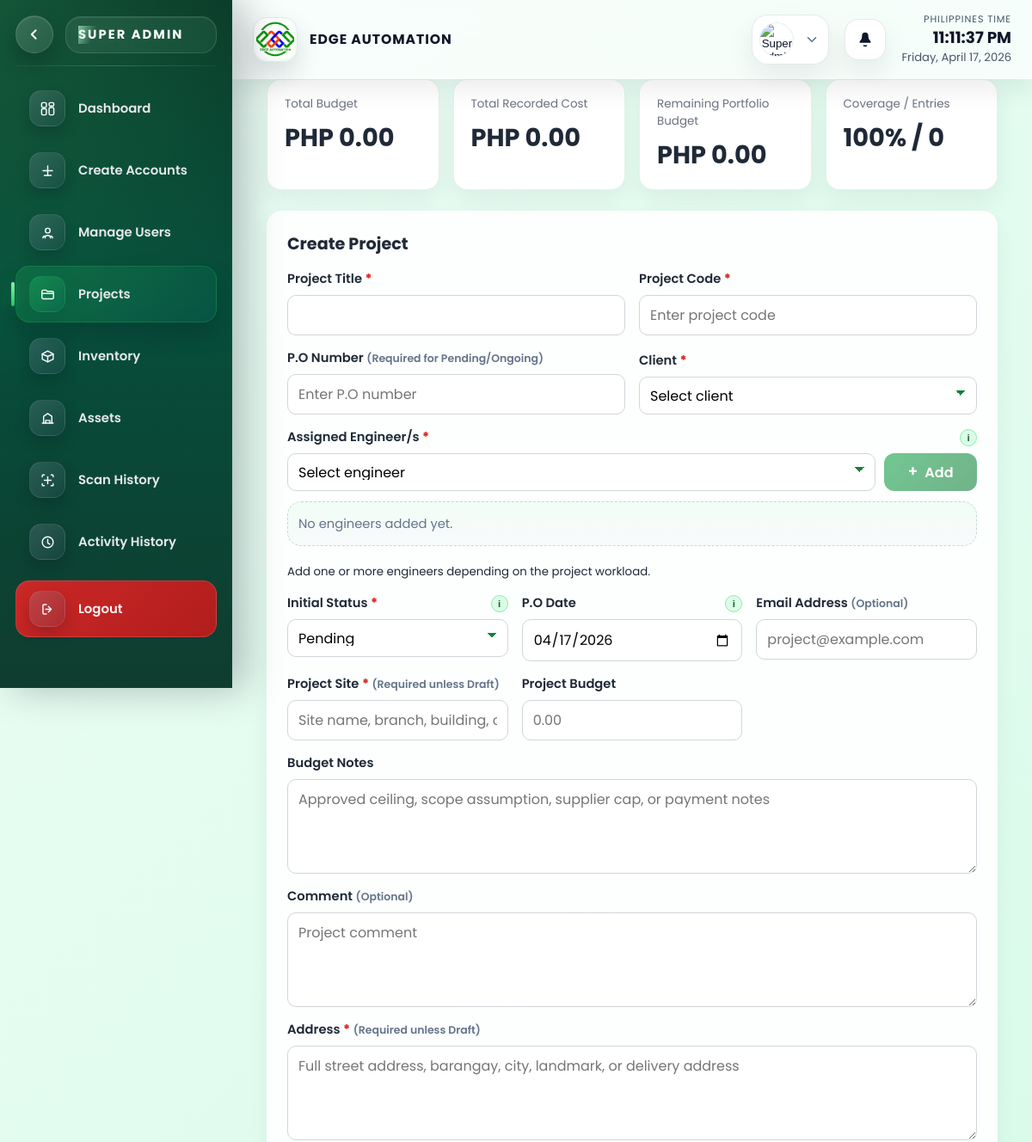
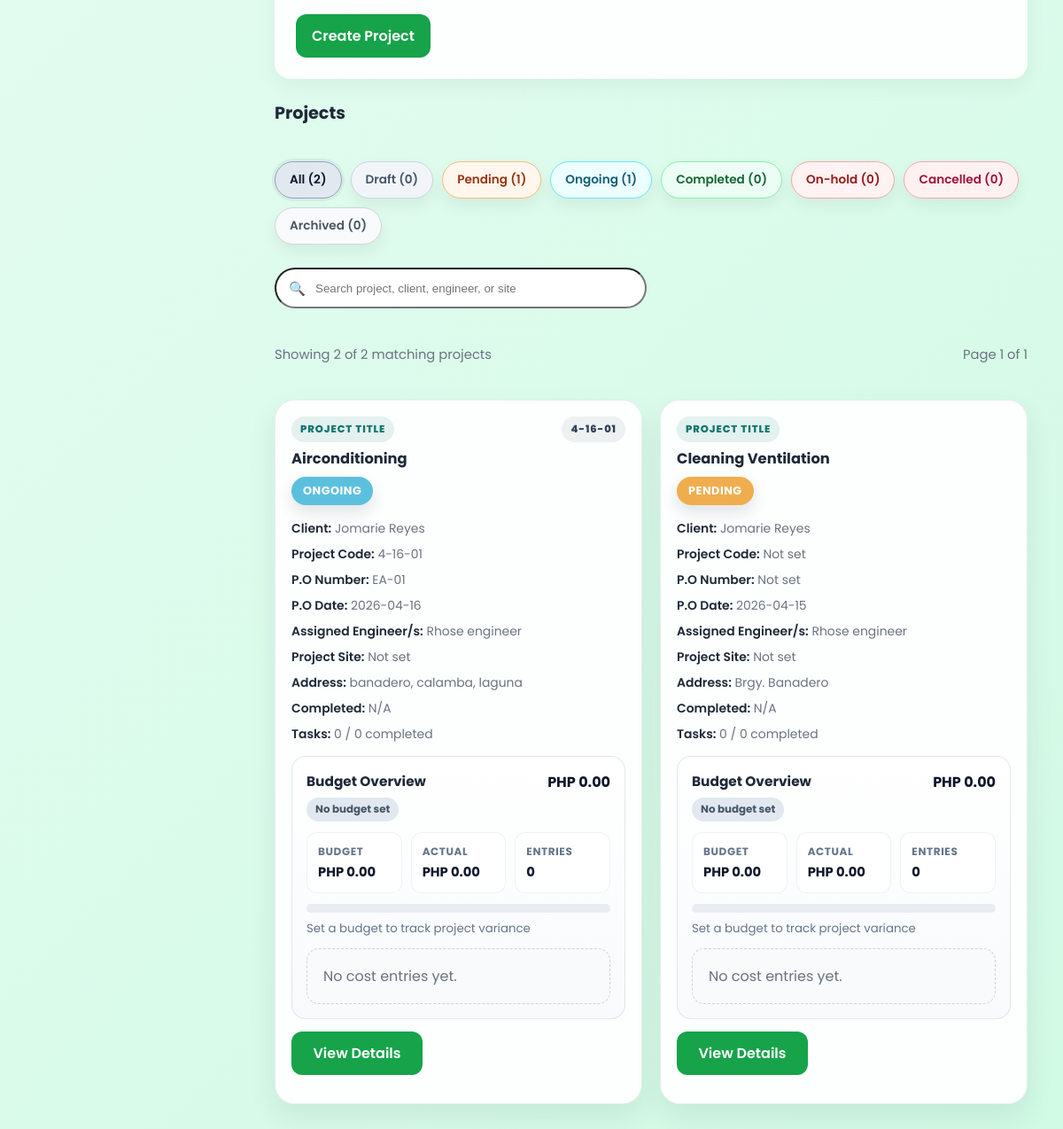
Page /SUPERADMIN/sidebar/projects.php (signed in) on the committed database (2 pictures, top to bottom).
### tables this page shows
CREATE TABLE `projects` (
  `id` int(11) NOT NULL,
  `project_name` varchar(200) NOT NULL,
  `description` text DEFAULT NULL,
  `client_id` int(11) NOT NULL,
  `project_site` varchar(190) DEFAULT NULL,
  `project_address` text DEFAULT NULL,
  `project_email` varchar(190) DEFAULT NULL,
  `project_code` varchar(80) DEFAULT NULL,
  `po_number` varchar(80) DEFAULT NULL,
  `start_date` date DEFAULT NULL,
  `end_date` date DEFAULT NULL,
  `status` enum('draft','pending','ongoing','completed','on-hold','cancelled','archived') DEFAULT 'pending',
  `created_by` int(11) NOT NULL,
  `created_at` timestamp NOT NULL DEFAULT current_timestamp(),
  `updated_at` timestamp NOT NULL DEFAULT current_timestamp() ON UPDATE current_timestamp()
);

CREATE TABLE `users` (
  `id` int(11) NOT NULL,
  `full_name` varchar(150) NOT NULL,
  `email` varchar(100) NOT NULL,
  `phone` varchar(20) DEFAULT NULL,
  `password` varchar(255) NOT NULL,
  `role` varchar(30) NOT NULL,
  `status` varchar(20) NOT NULL DEFAULT 'active',
  `failed_attempts` int(11) DEFAULT 0,
  `last_failed_login` datetime DEFAULT NULL,
  `created_at` timestamp NOT NULL DEFAULT current_timestamp(),
  `updated_at` timestamp NOT NULL DEFAULT current_timestamp() ON UPDATE current_timestamp(),
  `created_by` int(11) DEFAULT NULL,
  `reset_token` varchar(255) DEFAULT NULL,
  `token_expiry` datetime DEFAULT NULL,
  `profile_photo_path` varchar(255) DEFAULT NULL,
  `profile_photo_data` longtext DEFAULT NULL,
  `profile_photo_mime` varchar(50) DEFAULT NULL
);

### SUPERADMIN/sidebar/projects.php (the view, shortened to what the rows shown need)
<?php
require_once __DIR__ . '/../../config/database.php';
require_once __DIR__ . '/project_search_support.php';
function get_column_type(mysqli $conn, string $tableName, string $columnName): ?string {
    static $cache = [];
    $cacheKey = $tableName . '.' . $columnName;
    if (array_key_exists($cacheKey, $cache)) {
        return $cache[$cacheKey];
    }
    $stmt = $conn->prepare(
        'SELECT COLUMN_TYPE
         FROM INFORMATION_SCHEMA.COLUMNS
         WHERE TABLE_SCHEMA = DATABASE()
         AND TABLE_NAME = ?
         AND COLUMN_NAME = ?
         LIMIT 1'
    );
    $stmt->bind_param('ss', $tableName, $columnName);
    $stmt->execute();
    $result = $stmt->get_result();
    $row = $result ? $result->fetch_assoc() : null;
    $cache[$cacheKey] = $row['COLUMN_TYPE'] ?? null;
    return $cache[$cacheKey];
}
function table_has_column(mysqli $conn, string $tableName, string $columnName): bool {
    return get_column_type($conn, $tableName, $columnName) !== null;
}
function enum_supports_value(mysqli $conn, string $tableName, string $columnName, string $value): bool {
    $columnType = get_column_type($conn, $tableName, $columnName);
    return $columnType !== null && str_contains($columnType, "'" . $value . "'");
}
function format_money($value): string {
    return 'PHP ' . number_format((float)$value, 2);
}
function build_budget_health(float $budgetAmount, float $totalCost): array {
    if ($budgetAmount <= 0) {
        return ['status' => 'unplanned', 'label' => 'No budget set'];
    }
    return ['status' => 'healthy', 'label' => 'On track'];
}
$supportsDraftStatus = enum_supports_value($conn, 'projects', 'status', 'draft');
$supportsCancelledStatus = enum_supports_value($conn, 'projects', 'status', 'cancelled');
$supportsArchivedStatus = enum_supports_value($conn, 'projects', 'status', 'archived');
$hasProjectSiteColumn = table_has_column($conn, 'projects', 'project_site');
$hasProjectAddressColumn = table_has_column($conn, 'projects', 'project_address');
$hasProjectEmailColumn = table_has_column($conn, 'projects', 'project_email');
$hasProjectCodeColumn = table_has_column($conn, 'projects', 'project_code');
$hasPoNumberColumn = table_has_column($conn, 'projects', 'po_number');
$statusOptions = [];
if ($supportsDraftStatus) {
    $statusOptions[] = 'draft';
}
$statusOptions = array_merge($statusOptions, ['pending', 'ongoing', 'completed', 'on-hold']);
if ($supportsCancelledStatus) {
    $statusOptions[] = 'cancelled';
}
if ($supportsArchivedStatus) {
    $statusOptions[] = 'archived';
}
function fetchRecentProjectCostEntries(mysqli $conn, array $projectIds, int $limitPerProject = 3): array {
    $groupedEntries = [];
    return $groupedEntries;
}
$searchQuery = trim((string)($_GET['q'] ?? ''));
$statusFilter = trim((string)($_GET['status'] ?? ''));
if (!in_array($statusFilter, $statusOptions, true)) {
    $statusFilter = '';
}
$currentPage = max(1, (int)($_GET['page'] ?? 1));
$perPage = 8;
$offset = ($currentPage - 1) * $perPage;
$projects = project_search_fetch_page($conn, $hasProjectAddressColumn, $hasProjectEmailColumn, $hasProjectCodeColumn, $hasPoNumberColumn, $hasProjectSiteColumn, $searchQuery, $statusFilter, $perPage, $offset);
$projectIds = array_map(static fn(array $project): int => (int)($project['id'] ?? 0), $projects);
$recentProjectCosts = fetchRecentProjectCostEntries($conn, $projectIds);
?>
<!DOCTYPE html>
<html lang="en">
<head>
    <link rel="stylesheet" href="../css/super_admin_dashboard.css">
</head>
<body>
<div class="container">
    <main class="main-content projects-content">
        <div class="page-stack">
            <section class="form-panel">
                <h2 class="section-title-inline">Create Project</h2>
            </section>
            <section
                class="page-stack"
                id="projects-list-section"
                data-reset-url="/codesamplecaps/SUPERADMIN/sidebar/projects.php<?php echo $statusFilter !== '' ? '?' . http_build_query(['status' => $statusFilter]) : ''; ?>"
                data-search-endpoint="/codesamplecaps/SUPERADMIN/sidebar/project_search_api.php"
            >
                <h2 class="section-title-inline">Projects</h2>
                <?php if (empty($projects)): ?>
                    <div class="empty-state">
                        <?php echo $searchQuery !== '' || $statusFilter !== '' ? 'No matching projects found.' : 'No projects yet. Create your first project above.'; ?>
                    </div>
                <?php else: ?>
                    <div class="projects-grid" id="projects-grid">
                        <?php foreach ($projects as $project): ?>
                            <?php
                            $isDraft = ($project['status'] ?? '') === 'draft';
                            $isCompleted = ($project['status'] ?? '') === 'completed';
                            $budgetAmount = (float)($project['budget_amount'] ?? 0);
                            $totalCost = (float)($project['total_cost'] ?? 0);
                            $remainingBudget = $budgetAmount - $totalCost;
                            $budgetUsage = $budgetAmount > 0 ? min(100, round(($totalCost / $budgetAmount) * 100)) : 0;
                            $budgetHealth = build_budget_health($budgetAmount, $totalCost);
                            $projectRecentCosts = $recentProjectCosts[(int)($project['id'] ?? 0)] ?? [];
                            $projectCode = trim((string)($project['project_code'] ?? ''));
                            $projectPoNumber = trim((string)($project['po_number'] ?? ''));
                            $projectSite = trim((string)($project['project_site'] ?? ''));
                            $projectEmail = trim((string)($project['project_email'] ?? ''));
                            $assignedEngineerNames = trim((string)($project['engineer_names'] ?? ''));
                            $searchText = strtolower(trim(implode(' ', [
                                $project['project_name'] ?? '',
                                $projectCode,
                                $projectPoNumber,
                                $projectSite,
                                $project['client_name'] ?? '',
                                $assignedEngineerNames,
                                $project['project_address'] ?? '',
                                $projectEmail,
                                $project['status'] ?? '',
                            ])));
                            $detailsPath = '/codesamplecaps/SUPERADMIN/sidebar/project_details.php?id=' . (int)$project['id'];
                            ?>
                            <article class="project-card<?php echo $isCompleted ? ' is-locked' : ''; ?><?php echo $isDraft ? ' is-draft' : ''; ?>" data-project-card data-status="<?php echo htmlspecialchars($project['status']); ?>" data-search="<?php echo htmlspecialchars($searchText); ?>" data-title="<?php echo htmlspecialchars($project['project_name']); ?>" data-link="<?php echo htmlspecialchars($detailsPath); ?>" data-client="<?php echo htmlspecialchars($project['client_name'] ?? 'N/A'); ?>" data-engineer="<?php echo htmlspecialchars($assignedEngineerNames !== '' ? $assignedEngineerNames : 'Not assigned'); ?>">
                                <div class="card-split">
                                    <div>
                                        <div class="project-card__eyebrow-row">
                                            <span class="project-card__eyebrow">Project Title</span>
                                            <?php if ($projectCode !== ''): ?>
                                                <span class="project-card__reference"><?php echo htmlspecialchars($projectCode); ?></span>
                                            <?php endif; ?>
                                        </div>
                                        <h3><?php echo htmlspecialchars($project['project_name']); ?></h3>
                                        <div class="status-pill-wrap">
                                            <span class="status-pill status-<?php echo htmlspecialchars($project['status']); ?>">
                                                <?php echo htmlspecialchars(ucfirst($project['status'])); ?>
                                            </span>
                                        </div>
                                    </div>
                                        <div class="project-meta">
                                            <div><strong>Client:</strong> <?php echo htmlspecialchars($project['client_name'] ?? 'N/A'); ?></div>
                                            <div><strong>Project Code:</strong> <?php echo htmlspecialchars($projectCode !== '' ? $projectCode : 'Not set'); ?></div>
                                            <div><strong>P.O Number:</strong> <?php echo htmlspecialchars($projectPoNumber !== '' ? $projectPoNumber : 'Not set'); ?></div>
                                            <div><strong>P.O Date:</strong> <?php echo htmlspecialchars($project['start_date'] ?? 'N/A'); ?></div>
                                            <div><strong>Assigned Engineer/s:</strong> <?php echo htmlspecialchars($assignedEngineerNames !== '' ? $assignedEngineerNames : 'Not assigned'); ?></div>
                                            <?php if ($hasProjectSiteColumn): ?>
                                                <div><strong>Project Site:</strong> <?php echo htmlspecialchars($projectSite !== '' ? $projectSite : 'Not set'); ?></div>
                                            <?php endif; ?>
                                            <?php if ($hasProjectAddressColumn): ?>
                                            <div><strong>Address:</strong> <?php echo htmlspecialchars($project['project_address'] ?? 'Not set'); ?></div>
                                        <?php endif; ?>
                                        <div><strong>Completed:</strong> <?php echo htmlspecialchars($project['end_date'] ?? 'N/A'); ?></div>
                                        <div><strong>Tasks:</strong> <?php echo (int)$project['completed_tasks']; ?> / <?php echo (int)$project['total_tasks']; ?> completed</div>
                                    </div>
                                </div>
                                <section class="budget-panel budget-panel--<?php echo htmlspecialchars($budgetHealth['status']); ?>">
                                    <div class="budget-panel__header">
                                        <div>
                                            <h4>Budget Overview</h4>
                                            <span class="budget-health budget-health--<?php echo htmlspecialchars($budgetHealth['status']); ?>">
                                                <?php echo htmlspecialchars($budgetHealth['label']); ?>
                                            </span>
                                        </div>
                                        <strong><?php echo htmlspecialchars(format_money($remainingBudget)); ?></strong>
                                    </div>
                                    <div class="budget-stats">
                                        <div>
                                            <span>Budget</span>
                                            <strong><?php echo htmlspecialchars(format_money($budgetAmount)); ?></strong>
                                        </div>
                                        <div>
                                            <span>Actual</span>
                                            <strong><?php echo htmlspecialchars(format_money($totalCost)); ?></strong>
                                        </div>
                                        <div>
                                            <span>Entries</span>
                                            <strong><?php echo (int)($project['cost_entry_count'] ?? 0); ?></strong>
                                        </div>
                                    </div>
                                    <div class="budget-progress">
                                        <div class="budget-progress__track">
                                        </div>
                                        <small><?php echo $budgetAmount > 0 ? $budgetUsage . '% spent' : 'Set a budget to track project variance'; ?></small>
                                    </div>
                                    <?php if (!empty($projectRecentCosts)): ?>
                                        <div class="budget-ledger">
                                            <?php foreach ($projectRecentCosts as $costEntry): ?>
                                                <div class="budget-ledger__item">
                                                    <div>
                                                        <strong><?php echo htmlspecialchars($costEntry['cost_category'] ?? 'Cost'); ?></strong>
                                                        <span><?php echo htmlspecialchars($costEntry['cost_date'] ?? ''); ?><?php echo !empty($costEntry['created_by_name']) ? ' • ' . htmlspecialchars($costEntry['created_by_name']) : ''; ?></span>
                                                        <?php if (!empty($costEntry['description'])): ?>
                                                            <small><?php echo htmlspecialchars($costEntry['description']); ?></small>
                                                        <?php endif; ?>
                                                    </div>
                                                    <strong><?php echo htmlspecialchars(format_money((float)($costEntry['amount'] ?? 0))); ?></strong>
                                                </div>
                                            <?php endforeach; ?>
                                        </div>
                                    <?php else: ?>
                                        <div class="empty-state">No cost entries yet.</div>
                                    <?php endif; ?>
                                </section>
                                <div class="form-actions project-card__actions">
                                    <a href="<?php echo htmlspecialchars($detailsPath); ?>" class="btn-primary project-card__details-btn">View Details</a>
                                </div>
                            </article>
                        <?php endforeach; ?>
                    </div>
                <?php endif; ?>
            </section>
        </div>
    </main>
</div>
</body>
</html>

### rows in the picture
projects: project_code "4-16-01", project_name "Airconditioning", status "ONGOING", client.full_name "Jomarie Reyes", po_number "EA-01", start_date "2026-04-16", assignedEngineerNames "Rhose engineer", project_site "Not set", project_address "banadero, calamba, laguna", end_date "N/A", completed_tasks "0", total_tasks "0", label "No budget set", remainingBudget "PHP 0.00", budgetAmount "PHP 0.00", totalCost "PHP 0.00", cost_entry_count "0"
projects: project_name "Cleaning Ventilation", status "PENDING", client.full_name "Jomarie Reyes", project_code "Not set", po_number "Not set", start_date "2026-04-15", assignedEngineerNames "Rhose engineer", project_site "Not set", project_address "Brgy. Banadero", end_date "N/A", completed_tasks "0", total_tasks "0", label "No budget set", remainingBudget "PHP 0.00", budgetAmount "PHP 0.00", totalCost "PHP 0.00", cost_entry_count "0"

### other values in the picture
format_money($totalBudgetAmount) "PHP 0.00"
format_money($totalTrackedCost) "PHP 0.00"
format_money($portfolioRemainingBudget) "PHP 0.00"
$budgetCoverageRate "100"
$totalCostEntries "0"
$chipLabel . ' (' . $chipCount . ')' "All (2)"
$chipLabel . ' (' . $chipCount . ')' "Draft (0)"
$chipLabel . ' (' . $chipCount . ')' "Pending (1)"
$chipLabel . ' (' . $chipCount . ')' "Ongoing (1)"
$chipLabel . ' (' . $chipCount . ')' "Completed (0)"
$chipLabel . ' (' . $chipCount . ')' "On-hold (0)"
$chipLabel . ' (' . $chipCount . ')' "Cancelled (0)"
$chipLabel . ' (' . $chipCount . ')' "Archived (0)"
count($projects) "2"
$filteredProjects "2"
